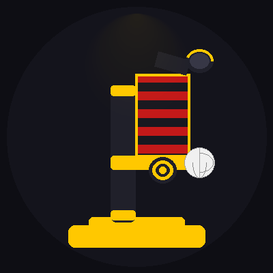
#> input picture sportrecifelab_avatar.png, 273 x 273 px, shrunk from 400 x 400 before the run
$ python generate_defesa_card.py
#> lines starting #> are read from the running program, lines starting #| are printed output that depends on the picture
# -*- coding: utf-8 -*-
"""Card: Análise Defensiva Sport Recife — Série B 2026 (R1-R8)
Otimizado para visualização mobile no X."""

import matplotlib
matplotlib.use("Agg")
import matplotlib.pyplot as plt
import matplotlib.patches as patches
from matplotlib.patches import FancyBboxPatch
import os

# ── Data ──────────────────────────────────────────────────────────────────────
rounds    = [1,     2,     3,     4,     5,     6,     7,     8]
opponents = ["Cuiabá","Vila Nova","Londrina","Avaí",
             "América MG","Novorizontino","Ceará","Ponte Preta"]
locations = ["F","C","F","C","F","C","C","F"]
xg_ced    = [1.32, 1.64, 0.85, 1.79, 1.26, 0.65, 0.53, 2.15]
goals_ag  = [0,    1,    1,    2,    0,    0,    0,    1]

# ── Palette ───────────────────────────────────────────────────────────────────
BG      = "#0d0d0d"
GOLD    = "#F5C400"
RED     = "#E63946"
GREEN   = "#2DC653"
ORANGE  = "#FF8C00"
GRAY    = "#3A3A3A"
GRAY_MD = "#666666"
GRAY_LT = "#9A9A9A"
WHITE   = "#F5F5F5"
PANEL   = "#181818"

# ── Canvas: 1080×1350 px @100dpi ─────────────────────────────────────────────
W, H = 10.80, 13.50
fig = plt.figure(figsize=(W, H), facecolor=BG)
ax  = fig.add_axes([0, 0, 1, 1])
ax.set_xlim(0, W); ax.set_ylim(0, H); ax.axis("off")

def box(x, y, w, h, fc, alpha=1.0, r=0.10, lw=0, ec="none", zorder=3):
    p = FancyBboxPatch((x, y), w, h,
                       boxstyle=f"round,pad=0,rounding_size={r}",
                       linewidth=lw, edgecolor=ec,
                       facecolor=fc, alpha=alpha, zorder=zorder)
    ax.add_patch(p)

def t(x, y, s, sz, col, fn="Franklin Gothic Heavy",
      ha="center", va="center", zorder=5, alpha=1.0):
    ax.text(x, y, s, fontsize=sz, color=col, fontname=fn,
            ha=ha, va=va, zorder=zorder, alpha=alpha)

def hline(y, x0=0.50, x1=None, col=GRAY, lw=0.4, alpha=0.5, zorder=4):
    if x1 is None: x1 = W - 0.50
    ax.plot([x0, x1], [y, y], color=col, lw=lw, alpha=alpha, zorder=zorder)

# ═════════════════════════════════════════════════════════════════════════════
# 1. HEADER (12.30 → 13.50) — 1.20 high
# ═════════════════════════════════════════════════════════════════════════════
box(0, 12.30, W, 1.20, GOLD, r=0)
t(W/2, 12.96, "ANÁLISE DEFENSIVA", 36, BG)
t(W/2, 12.50, "SPORT  ·  SÉRIE B 2026  ·  8 RODADAS", 13, BG,
  fn="Franklin Gothic Medium")

# ═════════════════════════════════════════════════════════════════════════════
# 2. HERO STAT (10.55 → 12.10) — 1.55 high
# ═════════════════════════════════════════════════════════════════════════════
HERO_TOP    = 12.10
HERO_BOTTOM = 10.55
box(0.50, HERO_BOTTOM, W-1.00, HERO_TOP-HERO_BOTTOM, PANEL, r=0.18)
ax.plot([0.50, W-0.50], [HERO_TOP, HERO_TOP],
        color=GOLD, lw=3.5, zorder=4)

# Left half — hero number
t(2.80, 11.55, "+5.19", 62, GREEN)
t(2.80, 10.92, "GOLS SALVOS", 12, WHITE)
t(2.80, 10.70, "ACIMA DO ESPERADO (xG)", 9.5, GRAY_LT,
  fn="Franklin Gothic Medium")

# Divider
ax.plot([5.30, 5.30], [10.70, 11.95], color=GRAY, lw=1.2, zorder=4)

# Right column — supporting numbers
t(7.10, 11.75, "5",    36, RED,     ha="center")
t(7.85, 11.62, "GOLS", 11, WHITE,   ha="left")
t(7.85, 11.42, "sofridos", 9.5, GRAY_LT, fn="Franklin Gothic Medium", ha="left")

t(7.10, 11.05, "10.2", 28, GOLD, ha="center")
t(7.85, 11.05, "xG", 11, WHITE, ha="left")
t(7.85, 10.85, "cedido", 9.5, GRAY_LT, fn="Franklin Gothic Medium", ha="left")

t(7.10, 10.65, "49%", 18, GRAY_LT, ha="center")
t(7.85, 10.65, "conversão adversária", 9.5, GRAY_LT,
  fn="Franklin Gothic Medium", ha="left")

# ═════════════════════════════════════════════════════════════════════════════
# 3. TABLE (3.70 → 10.30)
# ═════════════════════════════════════════════════════════════════════════════
TITLE_Y       = 10.20
HEADER_Y      = 9.84
TABLE_TOP_Y   = 9.66    # top of first row's panel
ROW_H         = 0.72
N_ROWS        = 8

# Section title (above headers)
t(0.55, TITLE_Y, "xG CEDIDO  vs  GOLS SOFRIDOS", 14, GOLD, ha="left")
t(W-0.55, TITLE_Y, "POR RODADA", 10, GRAY_LT,
  fn="Franklin Gothic Medium", ha="right")
hline(TITLE_Y - 0.16, col=GOLD, lw=0.4, alpha=0.4)

# Column positions
cx_rnd = 0.85
cx_opp = 1.55
cx_xg  = 4.45
bar_x0 = 4.95
bar_x1 = 9.25
cx_ga  = 9.95

# Column headers (between title rule and first row)
t(cx_rnd-0.05, HEADER_Y, "R",          8, GRAY_LT, fn="Franklin Gothic Medium")
t(cx_opp,      HEADER_Y, "TIME",       8, GRAY_LT, fn="Franklin Gothic Medium", ha="left")
t(cx_xg,       HEADER_Y, "xG",         8, GRAY_LT, fn="Franklin Gothic Medium")
t((bar_x0+bar_x1)/2, HEADER_Y, "xG vs GOLS", 8, GRAY_LT, fn="Franklin Gothic Medium")
t(cx_ga,       HEADER_Y, "GOLS",       8, GRAY_LT, fn="Franklin Gothic Medium")
hline(HEADER_Y - 0.15, lw=0.25, alpha=0.35)

# Rows
MAX_XG = max(xg_ced)
BAR_W  = bar_x1 - bar_x0

for i, (rnd, opp, loc, xg, ga) in enumerate(
        zip(rounds, opponents, locations, xg_ced, goals_ag)):
    panel_top    = TABLE_TOP_Y - i * ROW_H
    panel_bottom = panel_top - ROW_H + 0.06
    mid          = (panel_top + panel_bottom) / 2

    # Alternating tint
    if i % 2 == 0:
        box(0.50, panel_bottom, W-1.00, panel_top - panel_bottom,
            PANEL, r=0.06, alpha=0.50)

    # Worst-match accent (R4 Avaí: gols > xG)
    if rnd == 4:
        box(0.50, panel_bottom, W-1.00, panel_top - panel_bottom,
            RED, r=0.06, alpha=0.06)
        ax.plot([0.50, 0.50], [panel_bottom, panel_top],
                color=RED, lw=3.5, zorder=5)

    # Round number
    t(cx_rnd, mid, str(rnd), 19, GOLD)

    # Opponent + location
    opp_d = opp if len(opp) <= 13 else opp[:13]+"."
    t(cx_opp, mid+0.10, opp_d, 13, WHITE, ha="left")
    loc_col = GOLD if loc == "C" else GRAY_LT
    loc_lbl = "CASA" if loc == "C" else "FORA"
    t(cx_opp, mid-0.18, loc_lbl, 8.5, loc_col,
      fn="Franklin Gothic Medium", ha="left")

    # xG value
    xg_col = RED if xg >= 1.5 else (GOLD if xg >= 1.0 else GREEN)
    t(cx_xg, mid, f"{xg:.2f}", 14, xg_col)

    # Bars
    xg_bw = (xg / MAX_XG) * BAR_W
    bar_h = 0.32
    bar_y = mid - bar_h/2

    box(bar_x0, bar_y, BAR_W, bar_h, GRAY, r=0.05, alpha=0.22, zorder=3)
    box(bar_x0, bar_y, xg_bw, bar_h, GRAY_MD, r=0.05, alpha=0.88, zorder=4)
    if ga > 0:
        ga_bw = (ga / MAX_XG) * BAR_W
        g_col = RED if ga >= 2 else ORANGE
        box(bar_x0, bar_y, ga_bw, bar_h, g_col, r=0.05, alpha=0.97, zorder=5)

    # Goals conceded
    ga_col = GREEN if ga == 0 else (RED if ga >= 2 else ORANGE)
    t(cx_ga, mid, str(ga), 23, ga_col)

TABLE_BOTTOM_Y = TABLE_TOP_Y - N_ROWS * ROW_H + 0.06

# Legend chips
LG_Y = TABLE_BOTTOM_Y - 0.18
box(0.55, LG_Y-0.13, 0.45, 0.26, GRAY_MD, r=0.05, alpha=0.88)
t(1.13, LG_Y, "xG cedido", 9, GRAY_LT,
  fn="Franklin Gothic Medium", ha="left")
box(3.10, LG_Y-0.13, 0.45, 0.26, ORANGE, r=0.05, alpha=0.97)
t(3.68, LG_Y, "1 gol sofrido", 9, GRAY_LT,
  fn="Franklin Gothic Medium", ha="left")
box(5.85, LG_Y-0.13, 0.45, 0.26, RED, r=0.05, alpha=0.97)
t(6.43, LG_Y, "2 gols sofridos", 9, GRAY_LT,
  fn="Franklin Gothic Medium", ha="left")

# ═════════════════════════════════════════════════════════════════════════════
# 4. GAME STATE (0.85 → 3.30)
# ═════════════════════════════════════════════════════════════════════════════
GS_DIV_Y    = LG_Y - 0.45
GS_TITLE_Y  = GS_DIV_Y - 0.30
hline(GS_DIV_Y, col=GOLD, lw=0.7, alpha=0.4)

t(0.55, GS_TITLE_Y, "EM QUE SITUAÇÃO SOFREU OS GOLS", 14, GOLD, ha="left")

# Donut
PIE_CX = 2.40
PIE_CY = 1.75
PIE_R  = 0.98
PIE_W  = 0.40

w_neu = patches.Wedge((PIE_CX, PIE_CY), PIE_R,
                       90 - 4/5*360, 90,
                       width=PIE_W, facecolor=GOLD, alpha=0.95, zorder=4)
w_win = patches.Wedge((PIE_CX, PIE_CY), PIE_R,
                       90 - 360, 90 - 4/5*360,
                       width=PIE_W, facecolor=RED, alpha=0.92, zorder=4)
ax.add_patch(w_neu); ax.add_patch(w_win)

circ = plt.Circle((PIE_CX, PIE_CY), PIE_R - PIE_W - 0.08,
                   fc=BG, ec=GRAY, lw=1.0, zorder=5)
ax.add_patch(circ)
t(PIE_CX, PIE_CY + 0.18, "5", 36, WHITE)
t(PIE_CX, PIE_CY - 0.18, "GOLS",     10, GRAY_LT, fn="Franklin Gothic Medium")
t(PIE_CX, PIE_CY - 0.38, "SOFRIDOS",  8, GRAY_LT, fn="Franklin Gothic Medium")

# Right side: 3 states
ST_X = 4.40
states = [
    (GOLD,  "EMPATANDO", "4 de 5 gols (0-0)", "80%", 2.65),
    (RED,   "VENCENDO",  "1 de 5 gols",       "20%", 1.75),
    (GREEN, "PERDENDO",  "nunca aconteceu",   "0%",  0.85),
]
for col, lbl, sub, pct, py in states:
    box(ST_X, py-0.22, 0.20, 0.44, col, r=0.04, alpha=0.95)
    t(ST_X + 0.40, py + 0.12, lbl, 15, WHITE, ha="left")
    t(ST_X + 0.40, py - 0.22, sub, 10, GRAY_LT,
      fn="Franklin Gothic Medium", ha="left")
    t(W - 0.65, py, pct, 24, col, ha="right")

# ═════════════════════════════════════════════════════════════════════════════
# 5. FOOTER (0 → 0.65)
# ═════════════════════════════════════════════════════════════════════════════
hline(0.65, x0=0, x1=W, col=GOLD, lw=0.6, alpha=0.55)

logo_path = "sportrecifelab_avatar.png"
if os.path.exists(logo_path):
    from matplotlib.offsetbox import OffsetImage, AnnotationBbox
    from matplotlib.image import imread
    oi = OffsetImage(imread(logo_path), zoom=0.13)
    ab = AnnotationBbox(oi, (0.80, 0.32), frameon=False, zorder=6)
    ax.add_artist(ab)

t(1.42, 0.32, "@SportRecifeLab", 12, GOLD, ha="left")
t(W - 0.50, 0.32, "Dados: SofaScore  ·  R1–R8", 9.5, GRAY_LT,
  fn="Franklin Gothic Medium", ha="right")

# ── Save ──────────────────────────────────────────────────────────────────────
out = "defesa_card.png"
fig.savefig(out, dpi=100, bbox_inches="tight",
            facecolor=BG, edgecolor="none")
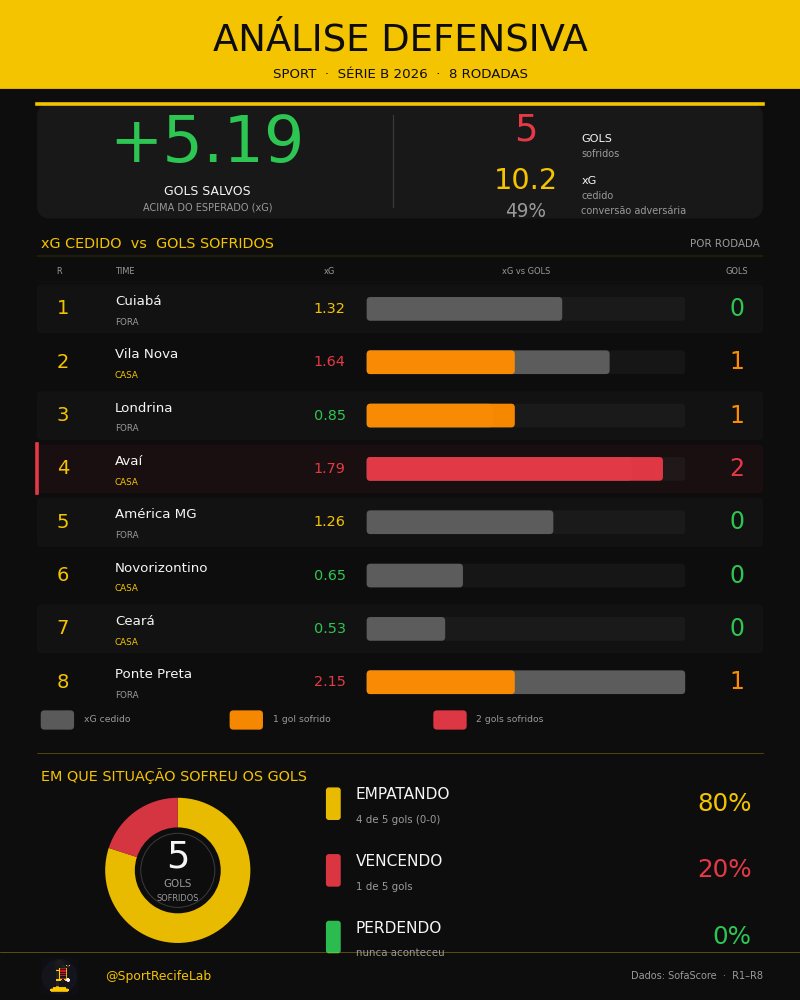
#> figure drawn by matplotlib, 1 panel
plt.close(fig)
print(f"Saved: {out}")

# Diagnostics
print(f"Table top:    {TABLE_TOP_Y:.2f}")
print(f"Table bottom: {TABLE_BOTTOM_Y:.2f}")
print(f"Legend Y:     {LG_Y:.2f}")
print(f"GS title Y:   {GS_TITLE_Y:.2f}")
print(f"Pie bottom:   {PIE_CY-PIE_R:.2f}")
print(f"Pie top:      {PIE_CY+PIE_R:.2f}")
print(f"Footer top:   0.65")
